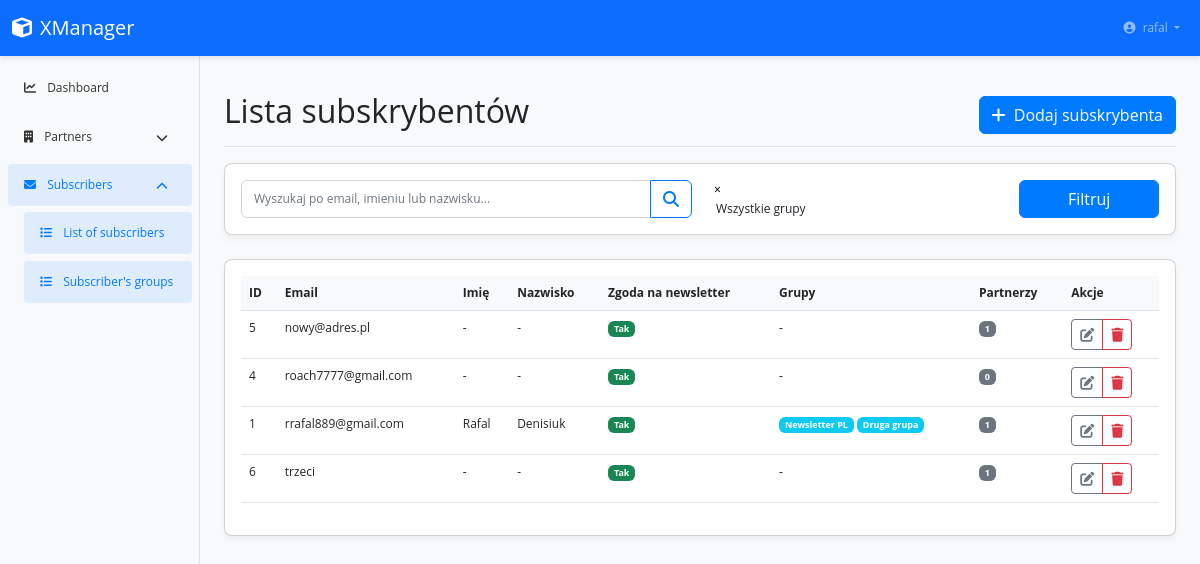
Page /subscribers/ (signed in) on the earlier database version.
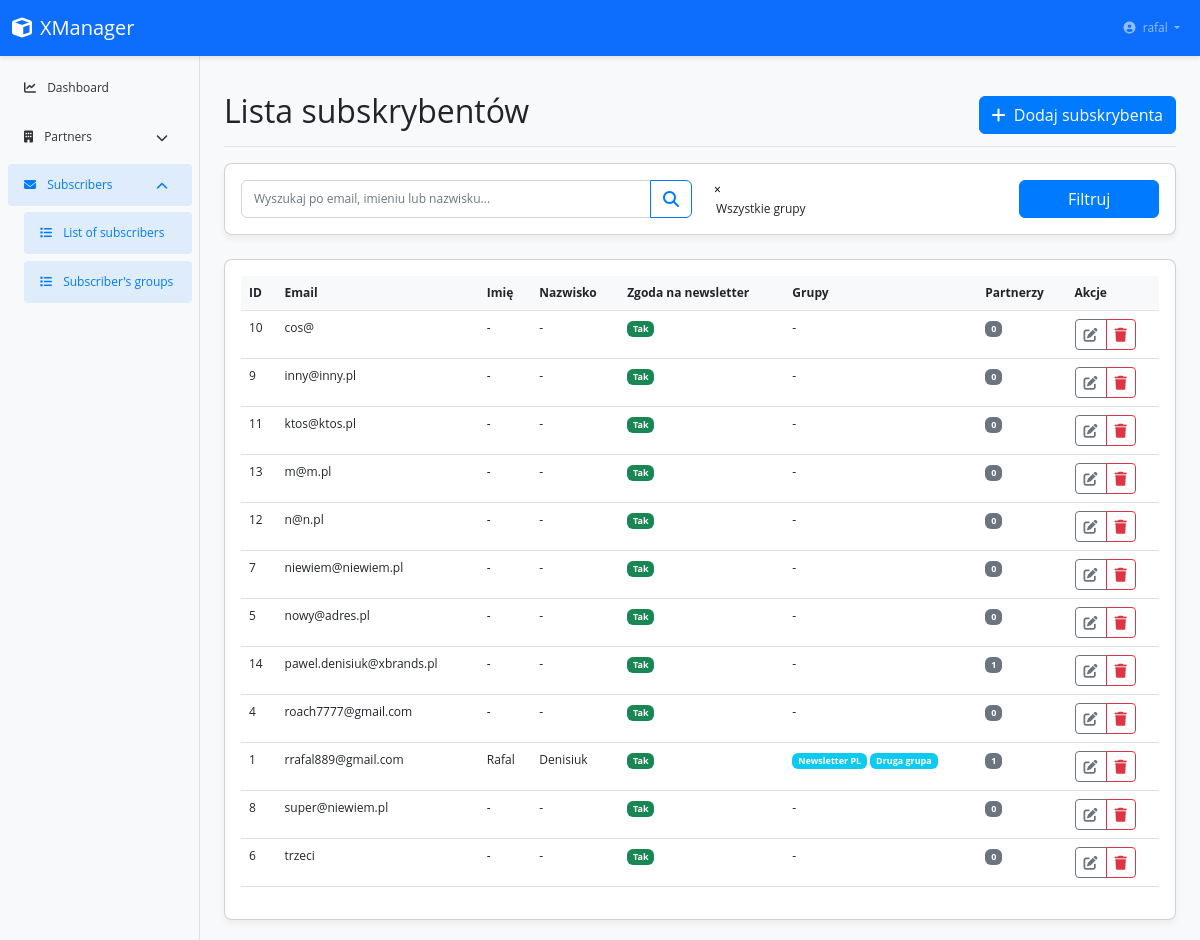
Same page on the later database version.
### apps/subscriber/models.py (models this page shows, shortened)
class Subscriber(CoreModel):
    email = models.EmailField(unique=True, verbose_name='E-mail')
    first_name = models.CharField(max_length=100, verbose_name='First name')
    last_name = models.CharField(max_length=100, verbose_name='Last name')
    newsletter_consent = models.BooleanField(
        default=True, verbose_name='Email consent')
    group_affiliation = models.ManyToManyField(
        'SubscriberGroup', related_name='subscriber', blank=True, verbose_name='Group affiliation')
    class Meta:
        ordering = ['email']
        verbose_name = ('Subscriber')
        verbose_name_plural = ('Subscribers')

class SubscriberGroup(CoreModel):
    group_name = models.CharField(max_length=100, verbose_name='Group name')
    class Meta:
        verbose_name = ('Subscriber Group')
        verbose_name_plural = ('Subscriber Groups')

### apps/subscriber/views.py (the view, shortened to what this page needs)
# urls.py: path('', views.SubscriberListView.as_view(), name='subscriber_list'),
class SubscriberListView(LoginRequiredMixin, ListView):
    model = Subscriber
    template_name = 'subscribers/subscriber_list.html'
    context_object_name = 'subscribers'
    paginate_by = 20
    def get_queryset(self):
        queryset = super().get_queryset()
        search_query = self.request.GET.get('search', '')
        return queryset
    def get_context_data(self, **kwargs):
        context = super().get_context_data(**kwargs)
        context['search_query'] = self.request.GET.get('search', '')
        context['subscriber_groups'] = SubscriberGroup.objects.all().order_by(
            'group_name')
        return context

### templates/subscriber/subscriber_list.html (shortened to what this page needs)
{% extends "base.html" %}
{% load static %}
{% block page_title %}Lista subskrybentów{% endblock %}
{% block page_actions %}
    <button type="button" class="btn btn-primary" data-bs-toggle="modal" data-bs-target="#addSubscriberModal">
        <i class="fas fa-plus me-1"></i> Dodaj subskrybenta
    </button>
{% endblock %}
{% block content %}
    <div class="card mb-4">
        <div class="card-body">
            <form method="get" action="{% url 'subscribers:subscriber_list' %}" class="row g-3">
                <div class="col-md-6">
                    <div class="input-group">
                        <input type="text" class="form-control" name="search" placeholder="Wyszukaj po email, imieniu lub nazwisku..." value="{{ search_query|default:'' }}">
                        <button class="btn btn-outline-primary" type="submit">
                            <i class="fas fa-search"></i>
                        </button>
                    </div>
                </div>
                <div class="col-md-4">
                </div>
                <div class="col-md-2">
                    <button type="submit" class="btn btn-primary w-100">Filtruj</button>
                </div>
            </form>
        </div>
    </div>
    <div class="card">
        <div class="card-body">
            {% if subscribers %}
            <div class="table-responsive">
                <table class="table table-hover">
                    <thead>
                        <tr>
                            <th scope="col">ID</th>
                            <th scope="col">Email</th>
                            <th scope="col">Imię</th>
                            <th scope="col">Nazwisko</th>
                            <th scope="col">Zgoda na newsletter</th>
                            <th scope="col">Grupy</th>
                            <th scope="col">Partnerzy</th>
                            <th scope="col">Akcje</th>
                        </tr>
                    </thead>
                    <tbody>
                        {% for subscriber in subscribers %}
                        <tr>
                            <td>{{ subscriber.id }}</td>
                            <td>    {{ subscriber.email }}  </td>
                            <td>{{ subscriber.first_name|default:"-" }}</td>
                            <td>{{ subscriber.last_name|default:"-" }}</td>
                            <td>
                                {% if subscriber.newsletter_consent %}
                                    <span class="badge bg-success">Tak</span>
                                {% else %}
                                    <span class="badge bg-danger">Nie</span>
                                {% endif %}
                            </td>
                            <td>
                                {% if subscriber.group_affiliation.all %}
                                    {% for group in subscriber.group_affiliation.all %}
                                        <span class="badge bg-info">{{ group.group_name }}</span>
                                    {% endfor %}
                                {% else %}
                                    -
                                {% endif %}
                            </td>
                            <td>
                                <span class="badge bg-secondary">{{ subscriber.partnered_with.count }}</span>
                            </td>
                            <td>
                                <div class="btn-group">
                                    <button type="button" class="btn btn-sm btn-outline-secondary edit-subscriber" data-subscriber-id="{{ subscriber.id }}" data-bs-toggle="tooltip" title="Edytuj">
                                        <i class="fas fa-edit"></i>
                                    </button>
                                    <button type="button" class="btn btn-sm btn-outline-danger delete-subscriber" data-subscriber-id="{{ subscriber.id }}" data-bs-toggle="tooltip" title="Usuń">
                                        <i class="fas fa-trash"></i>
                                    </button>
                                </div>
                            </td>
                        </tr>
                        {% endfor %}
                    </tbody>
                </table>
            </div>
            {% else %}
            <div class="alert alert-info">
                <i class="fas fa-info-circle me-2"></i> Brak subskrybentów do wyświetlenia.
            </div>
            {% endif %}
        </div>
    </div>
{% endblock %}

### templates/base.html (shortened to what this page needs)
{% load static %}
<!DOCTYPE html>
<html lang="pl">
<head>
    <link href="https://cdn.jsdelivr.net/npm/bootstrap@5.2.3/dist/css/bootstrap.min.css" rel="stylesheet">
    <link rel="stylesheet" href="https://cdnjs.cloudflare.com/ajax/libs/font-awesome/6.4.0/css/all.min.css">
    <link href="https://cdn.jsdelivr.net/npm/select2@4.1.0-rc.0/dist/css/select2.min.css" rel="stylesheet">
    <link href="https://cdnjs.cloudflare.com/ajax/libs/flag-icon-css/6.6.6/css/flag-icons.min.css" rel="stylesheet">
    <link href="{% static 'css/style.css' %}" rel="stylesheet">
</head>
<body>
    {% include 'navbar.html' %}
    <div class="container-fluid">
        <div class="row">
            {% block sidebar_content %}
              {% include 'sidebar.html' %}
            {% endblock %}
            <main class="col-md-9 ms-sm-auto col-lg-10 px-md-4">
                <div class="d-flex justify-content-between flex-wrap flex-md-nowrap align-items-center pt-3 pb-2 mb-3 border-bottom">
                    <h1 class="h2">{% block page_title %}Dashboard{% endblock %}</h1>
                    <div class="btn-toolbar mb-2 mb-md-0">
                        {% block page_actions %}{% endblock %}
                    </div>
                </div>
                <div class="content">
                    {% block content %}{% endblock %}
                </div>
            </main>
        </div>
    </div>
</body>
</html>

### templates/navbar.html (shortened to what this page needs)
    <nav class="navbar navbar-expand-lg navbar-dark bg-primary sticky-top">
        <div class="container-fluid">
            <a class="navbar-brand" href="{% url 'home' %}">
                <i class="fas fa-cube me-2"></i>XManager
            </a>
            <div class="collapse navbar-collapse" id="navbarNav">
                <ul class="navbar-nav">
                    <li class="nav-item dropdown">
                        <a class="nav-link dropdown-toggle" href="#" id="userDropdown" role="button" data-bs-toggle="dropdown" aria-expanded="false">
                            <i class="fas fa-user-circle me-1"></i> {{ request.user.username }}
                        </a>
                    </li>
                </ul>
            </div>
        </div>
    </nav>

### templates/sidebar.html (shortened to what this page needs)
    <nav id="sidebar" class="col-md-3 col-lg-2 d-md-block bg-light sidebar collapse">
        <div class="position-sticky pt-3">
            {% block sidebar %}
            <ul class="nav flex-column">
                <li class="nav-item">
                    <a class="nav-link {% if request.resolver_match.url_name == 'dashboard' %}active{% endif %}" href="{% url 'dashboard' %}">
                        <i class="fas fa-chart-line me-2"></i> Dashboard
                    </a>
                </li>
                <li class="nav-item">
                    <a class="nav-link {% if request.resolver_match.app_name == 'partner' %}active{% endif %}"
                      data-bs-toggle="collapse" href="#partnersSubMenu" role="button"
                      aria-expanded="{% if request.resolver_match.app_name == 'partner' %}true{% else %}false{% endif %}"
                      aria-controls="partnersSubMenu">
                        <i class="fas fa-building me-2"></i> Partners
                        <i class="fas fa-chevron-down float-end mt-1"></i>
                    </a>
                </li>
                <li class="nav-item">
                    <a class="nav-link {% if request.resolver_match.app_name == 'subscribers' %}active{% endif %}"
                      data-bs-toggle="collapse" href="#subscribersSubMenu" role="button"
                      aria-expanded="{% if request.resolver_match.app_name == 'subscribers' %}true{% else %}false{% endif %}"
                      aria-controls="subscribersSubMenu">
                        <i class="fas fa-envelope me-2"></i> Subscribers
                        <i class="fas fa-chevron-down float-end mt-1"></i>
                    </a>
                    <div class="collapse {% if request.resolver_match.app_name == 'subscribers' %}show{% endif %}" id="subscribersSubMenu">
                        <ul class="nav flex-column ms-3">
                            <li class="nav-item">
                                <a class="nav-link {% if request.resolver_match.url_name == 'subscriber_list' %}active{% endif %}"
                                  href="{% url 'subscribers:subscriber_list' %}">
                                    <i class="fas fa-list me-2"></i> List of subscribers
                                </a>
                            </li>
                            <li class="nav-item">
                                <a class="nav-link {% if request.resolver_match.url_name == 'subscriber_list' %}active{% endif %}"
                                  href="{% url 'subscribers:group_list' %}">
                                    <i class="fas fa-list me-2"></i> Subscriber's groups
                                </a>
                            </li>
                        </ul>
                    </div>
                </li>
                {% endblock %}
            </ul>
        </div>
    </nav>

### static/css/style.css (style rules this page uses)
body { font-family: 'Open Sans', -apple-system, BlinkMacSystemFont, 'Segoe UI', Roboto, 'Helvetica Neue', Arial, sans-serif; background-color: #f8f9fa; }
.sidebar { position: fixed; top: 0; bottom: 0; left: 0; z-index: 100; padding: 48px 0 0; box-shadow: inset -1px 0 0 rgba(0, 0, 0, .1); transition: all 0.3s; }
.sidebar .nav-link { font-weight: 500; color: #333; padding: 0.75rem 1rem; border-radius: 0.25rem; margin: 0.2rem 0.5rem; }
.sidebar .nav-link.active { color: #007bff; background-color: rgba(0, 123, 255, 0.1); }
.sidebar .nav-link .fas, .sidebar .nav-link .far { margin-right: 0.5rem; }
.sidebar .collapse { transition: all 0.3s ease; }
.sidebar .nav-link[data-bs-toggle="collapse"] .fa-chevron-down { transition: transform 0.3s ease; }
.sidebar .nav-link[aria-expanded="true"] .fa-chevron-down { transform: rotate(180deg); }
.navbar { box-shadow: 0 2px 5px rgba(0, 0, 0, 0.1); z-index: 1030; }
main { padding-top: 20px; }
.card { box-shadow: 0 4px 6px rgba(0, 0, 0, 0.05); border-radius: 0.5rem; margin-bottom: 20px; }
.table th { background-color: #f8f9fa; }
.btn-primary { background-color: #007bff; border-color: #007bff; }
.btn-outline-primary { color: #007bff; border-color: #007bff; }
body { font-size: 12px; }
.table { font-size: 12px; }
.form-control, .form-select { font-size: 12px; }
.nav-link { font-size: 12px; }

Differences in the rows shown:
added Subscriber: id "10", email "cos@", first_name "-", last_name "-", newsletter_consent "Tak", partnered_with.count "0"
added Subscriber: id "9", email "inny@inny.pl", first_name "-", last_name "-", newsletter_consent "Tak", partnered_with.count "0"
added Subscriber: id "11", email "ktos@ktos.pl", first_name "-", last_name "-", newsletter_consent "Tak", partnered_with.count "0"
added Subscriber: id "13", email "m@m.pl", first_name "-", last_name "-", newsletter_consent "Tak", partnered_with.count "0"
added Subscriber: id "12", email "n@n.pl", first_name "-", last_name "-", newsletter_consent "Tak", partnered_with.count "0"
added Subscriber: id "7", email "niewiem@niewiem.pl", first_name "-", last_name "-", newsletter_consent "Tak", partnered_with.count "0"
computed for Subscriber "nowy@adres.pl": partnered_with.count "1" → "0"
added Subscriber: id "14", email "pawel.denisiuk@xbrands.pl", first_name "-", last_name "-", newsletter_consent "Tak", partnered_with.count "1"
added Subscriber: id "8", email "super@niewiem.pl", first_name "-", last_name "-", newsletter_consent "Tak", partnered_with.count "0"
computed for Subscriber "trzeci": partnered_with.count "1" → "0"
